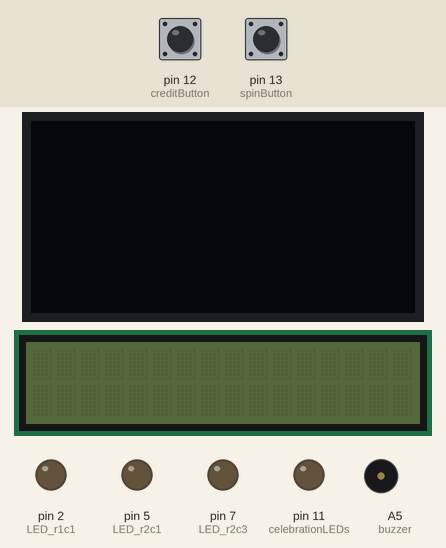
Recording of a sketch running on a simulated Arduino Uno, built with avr-gcc and run on an emulated ATmega328P. Shown: 128×64 one-colour display, 16×2 character LCD, output pins drawn as LEDs (lit = HIGH), buzzer (waves = sounding, pin HIGH). Wiring (inferred from the names in the program): character LCD (HD44780): RS pin 6; E pin 8; data pin 10, pin 9, pin 4, pin 3. Inputs (shaded band) come from the test bench; at power-on: pin 12 (creditButton) LOW, pin 13 (spinButton) LOW. Pins used as bus, display or sensor lines are not drawn.

Above: at 1.2 s.
1.3 s: pin 12 (creditButton) pulled HIGH for 0.15 s
At 1.7 s:
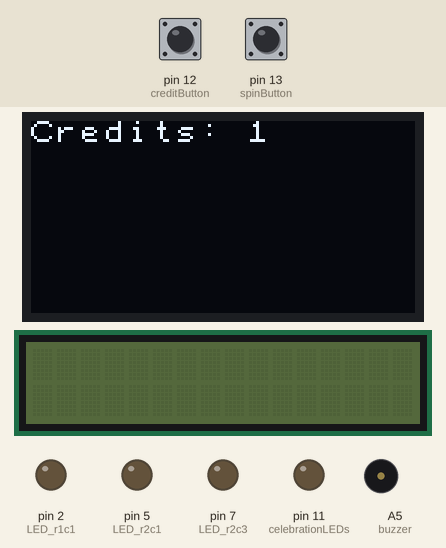
2.9 s: pin 13 (spinButton) pulled HIGH for 0.15 s
At 3.8 s:
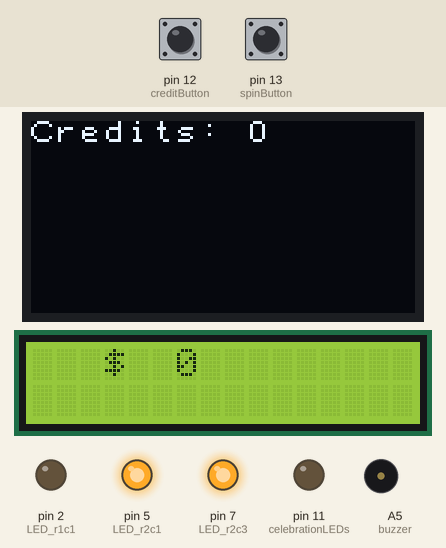
4.9 s: pin 13 (spinButton) pulled HIGH for 1 s
At 6.3 s:
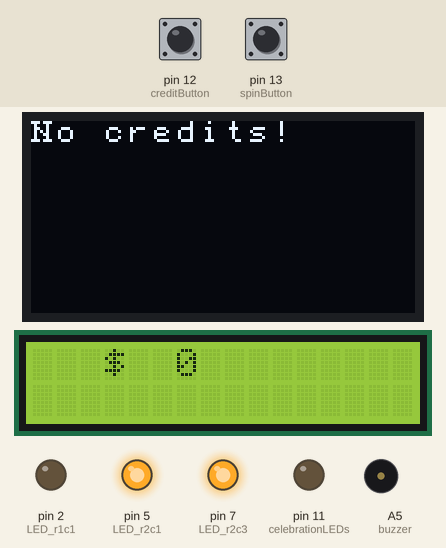
7.4 s: pin 12 (creditButton) pulled HIGH for 1 s
At 8.8 s:
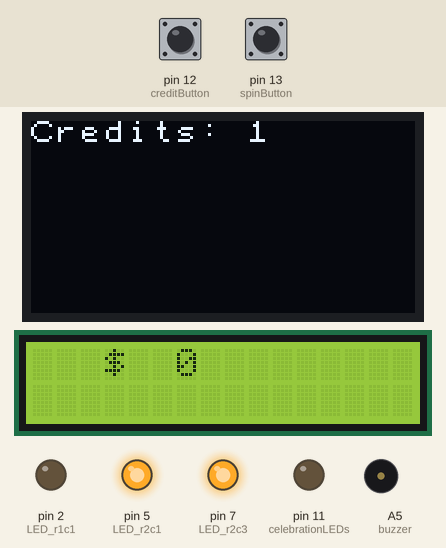
9.9 s: pin 13 (spinButton) pulled HIGH for 0.15 s
At 11.6 s:
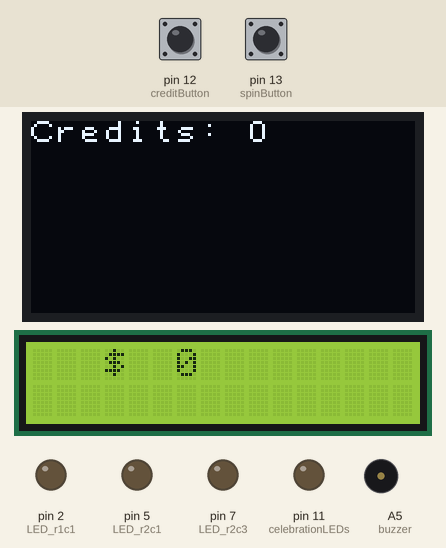
Timing chart, 0 to 13.1 s (numbered marks = the images above; inputs shaded):
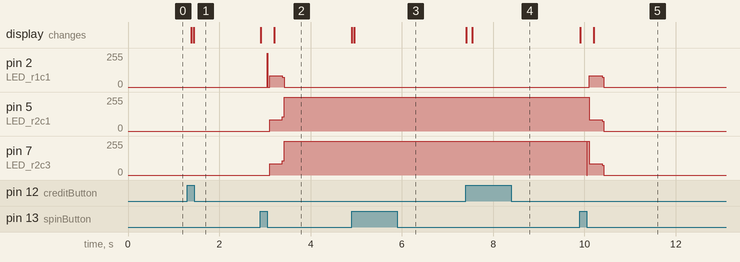

Measured:
- after the input at 1.3 s, the display: first changes after 0.08 s (image 1 shows a later state)
- after the input at 2.9 s, pin 2 (LED_r1c1): 0/255 → 85/255 after 0.15 s, → 0/255 0.33 s later; pin 5 (LED_r2c1): 0/255 → 85/255 after 0.20 s, → 255/255 0.28 s later; pin 7 (LED_r2c3): 0/255 → 86/255 after 0.20 s, → 255/255 0.28 s later; the display: first changes at once (image 2 shows a later state)
- after the input at 4.9 s, the display: first changes at once (image 3 shows a later state)
- after the input at 7.4 s, the display: first changes at once (image 4 shows a later state)
- after the input at 9.9 s, pin 2 (LED_r1c1): 0/255 → 85/255 after 0.20 s, → 0/255 0.28 s later; pin 5 (LED_r2c1): 255/255 → 85/255 after 0.20 s, → 0/255 0.28 s later; pin 7 (LED_r2c3): 255/255 → 85/255 after 0.15 s, → 0/255 0.33 s later; the display: first changes at once (image 5 shows a later state)

The sketch:

slotMachine.ino
```cpp
#include <Arduino_SensorKit.h>

//ALL RED LIGHTS
const int LED_r1c1 = 2;
const int LED_r1c2= 3;
const int LED_r1c3 = 4;

//ALL GREEN LIGHTS
const int LED_r2c1 = 5;
const int LED_r2c2= 6;
const int LED_r2c3 = 7;

//ALL YELLOW LIGHTS
const int LED_r3c1= 8;
const int LED_r3c2= 9;
const int LED_r3c3 = 10;

//switches
const int spinButton = 13;
const int creditButton = 12;

//previous states for switches
int prevSpinButtonState = LOW;
int prevCreditsButtonState = LOW;

//transistor
const int celebrationLEDs = 11;

//Create 3 arrays for different columns
int col_1[] = {LED_r1c1, LED_r2c1, LED_r3c1};
int col_2[] = {LED_r1c2, LED_r2c2, LED_r3c2};
int col_3[] = {LED_r1c3, LED_r2c3, LED_r3c3};

//spin as boolean to change when "spin" button pressed
boolean spin = false;

//variables for OLED & serial command
static int credits = 0;
static int gamesWon = 0;
static int gamesPlayed = 0;

// buzzer
const int buzzer = A5;

void setup()
{
  //For the serial monitor
  Serial.begin(9600);
   // OLED display configuration
  Oled.begin();
  Oled.setFlipMode(true);
  Oled.setFont(u8x8_font_artosserif8_r);

  //Declaring pin modes for all
pinMode(spinButton, INPUT);
pinMode(creditButton, INPUT);
pinMode(LED_r1c1, OUTPUT);
pinMode(LED_r1c2, OUTPUT);
pinMode(LED_r1c3, OUTPUT);
pinMode(LED_r2c1, OUTPUT);
pinMode(LED_r2c2, OUTPUT);
pinMode(LED_r2c3, OUTPUT);
pinMode(LED_r3c1, OUTPUT);
pinMode(LED_r3c2, OUTPUT);
pinMode(LED_r3c3, OUTPUT);
pinMode(celebrationLEDs, OUTPUT);
pinMode(buzzer, OUTPUT);

}

//Function that runs until the spin button has been pressed - it is the attraction mode

void attractMode() {
  digitalWrite(celebrationLEDs, HIGH);
  delay(1000);
  digitalWrite(celebrationLEDs, LOW);
  delay(1000);
}

//Function that is called when the credits button is pressed
void checkCredits() {
  int currentCreditsButtonState = digitalRead(creditButton);

  if(prevCreditsButtonState == LOW && currentCreditsButtonState == HIGH) {
    displayEmptyMessage();
    ++credits;
    displayCreditMessage();

  }

  //This is to ensure there is no switch debouncing
  if (currentCreditsButtonState != prevCreditsButtonState) {
    delay(10);
  }
   prevCreditsButtonState = currentCreditsButtonState;
}

//Function that is called when pressing spin button
void checkSpin() {
  int currentSpinButtonState = digitalRead(spinButton);

  if(prevSpinButtonState == LOW && currentSpinButtonState == HIGH) {
    if(credits == 0) {
      displayNoCreditMessage();
    }
    else {
      displayEmptyMessage();
      spin = true;
      gamesPlayed++;
      --credits;
      displayCreditMessage();
    }
  }
    //This is to ensure there is no switch debouncing
  if (currentSpinButtonState != prevSpinButtonState) {
    delay(10);
  }
   prevSpinButtonState = currentSpinButtonState;
}

//Function that actually "spins the wheel" by calling the "spinLoop" function
void spinTheWheel() {
  static int counter = 0;

  if (spin) {
    loopBlink(0, col_1, 3);
    loopBlink(1, col_2, 4);
    loopBlink(2, col_3, 5);

    counter++; // increment the counter variable

    if (counter >= 4000) {
      spin = false; // stop the spinning
      counter = 0; // reset the counter variable

      isItAWin();
    }
  }
}

//Function that checks whether it is a winning pattern or not
void isItAWin() {

  //red LEDs
  if (digitalRead(LED_r1c1) == HIGH && digitalRead(LED_r1c2) == HIGH &&
        digitalRead(LED_r1c3) == HIGH) {
    buzzerSound();
    credits += 5;
    gamesWon++;
   invokeCelebration();

  }

  // green LEDs
  else if (digitalRead(LED_r2c1) == HIGH && digitalRead(LED_r2c2) == HIGH &&
        digitalRead(LED_r2c3) == HIGH) {
    buzzerSound();
    credits += 10;
    gamesWon++;
    invokeCelebration();
  }
  // yellow LEDs
  else if (digitalRead(LED_r3c1) == HIGH && digitalRead(LED_r3c2) == HIGH &&
        digitalRead(LED_r3c3) == HIGH) {
      buzzerSound();
      credits += 15;
      gamesWon++;
      invokeCelebration();
      }
    }

//How LEDs within each column are being lit up
int ticks[] = { 0, 0, 0 };
void loopBlink(int which_column, int column[], int led_period) {

  if (ticks[which_column] < led_period) {
    digitalWrite(column[0], HIGH);
    digitalWrite(column[1], LOW);
    digitalWrite(column[2], LOW);
  }
  else if(ticks[which_column] < 2*led_period) {
    digitalWrite(column[0], LOW);
    digitalWrite(column[1], HIGH);
    digitalWrite(column[2], LOW);
  }
  else {
    digitalWrite(column[0], LOW);
    digitalWrite(column[1], LOW);
    digitalWrite(column[2], HIGH);
  }

  ++ticks[which_column];
  if (ticks[which_column] == 3*led_period) {
    ticks[which_column] = 0;
  }

}

//The function that sets off the celebratory lights
void invokeCelebration() {

  // digitalWrite(celebrationLEDs, HIGH);
  // delay(500);
  // digitalWrite(celebrationLEDs, LOW);
  // delay(500);
  // digitalWrite(celebrationLEDs, HIGH);
  // delay(500);
  // digitalWrite(celebrationLEDs, LOW);
  // delay(500);

//Decided to go with a sequence of fades instead
   int level;
    for (level = 0; level != 256; level++) {
    analogWrite(celebrationLEDs, level);
    delay(1);
  }

  for (level = 255; level >= 0; level--) {
    analogWrite(celebrationLEDs, level);
    delay(1);
  }
}

//Function to get stats from serial monitor
void loopSerialControl() {
  if (Serial.available() > 0) {
    String inputLine = Serial.readStringUntil('\n');
          //"s/S" for stats
    if (inputLine == "s" || inputLine == "S") {
        Serial.print("\nGames played: ");
        Serial.print(gamesPlayed);
        Serial.print("\nGames won: ");
        Serial.print(gamesWon);
    }
  }
}

void displayNoCreditMessage() {
      Oled.setCursor(0, 0);
      Oled.print("No credits!");
}

void displayEmptyMessage() {
      Oled.setCursor(0, 0);
      Oled.print("               ");
}

void displayCreditMessage() {
    Oled.setCursor(0, 0); // reposition the cursor
    Oled.print("Credits: ");
      if(credits < 10) {
        Oled.print("  "); // remove the last 0
        Oled.setCursor(9, 0); // reposition the cursor
      }
      Oled.print(credits);
}

//Function to invoke buzzer sound - will only be called when a winning pattern is detected
void buzzerSound() {
  tone(buzzer, 440);
  delay(1000);
  noTone(buzzer);
  delay(500);
}

void loop()
{
  checkCredits();
  checkSpin();
  loopSerialControl();
  spinTheWheel();

  // if(!spin) {
  //   attractMode();
  // }

}
```
